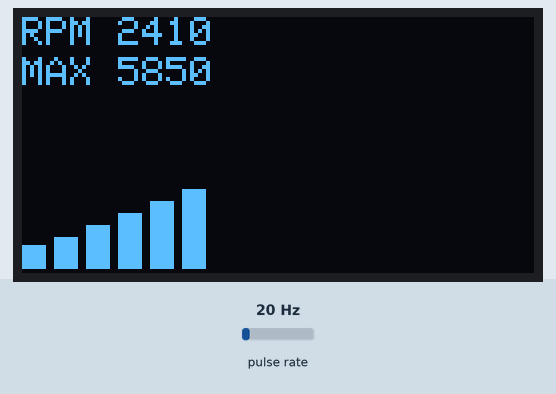
The sketch below on a simulated ESP32. On the bench: 128×64 one-colour display. Wiring (inferred from the names in the program): pulse sensor: data GPIO 27. The test bench sets the inputs (shaded band); at power-on: pulse rate 20 Hz. What the sketch prints to the serial monitor is not drawn.

Above: at 4.2 s.
4.3 s: pulse rate (sensor on GPIO 27) set to 4 Hz
At 6.1 s:
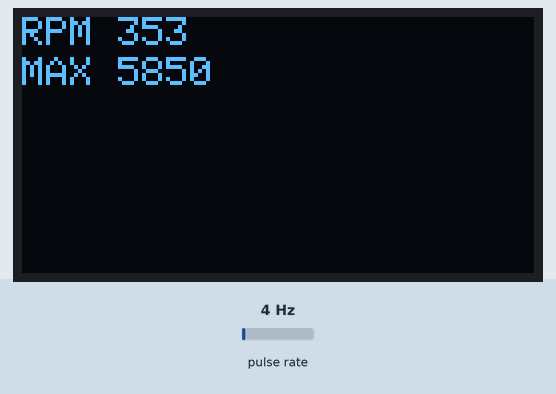
7.3 s: pulse rate (sensor on GPIO 27) set to 50 Hz
At 7.68 s:
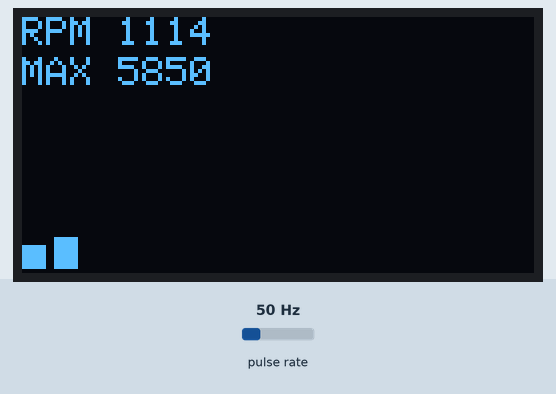
9.0 s: pulse rate (sensor on GPIO 27) set to 100 Hz
At 11.18 s:
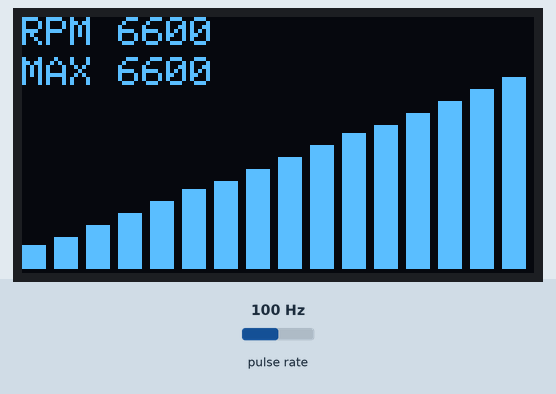
Timing chart, 0 to 12.7 s (numbered marks = the images above; inputs shaded):
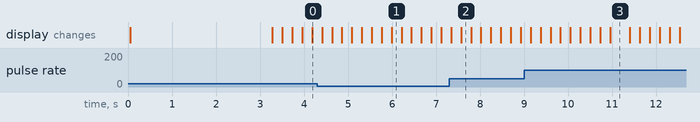

The sketch:

sketch_Medidor_RPM_ESP32_WiFi_Automotivo_v2.ino
```cpp
/*
* Código gerado pelo Chat GPT e refinado conforme as necessidades do projeto em 31/12/2025
https://github.com/marcelovictorio @MarceloVictorio YouTube
Sistema completo de medição de RPM com ESP32, exibindo dados em um display OLED animado e
em um dashboard web automotivo em tempo real, acessível pelo navegador do celular ou PC.

Sensor IR → ESP32 → RPM
              ├─ OLED (VU Meter + RPM)
              └─ Servidor Web
                    ├─ RPM
                    ├─ Barra VU animada
                    ├─ RPM Máx
                    ├─ Status
                    └─ Atualização em tempo real

*/

#include <WiFi.h>
#include <WebServer.h>
#include <ESPmDNS.h>
#include <Wire.h>
#include <Adafruit_GFX.h>
#include <Adafruit_SSD1306.h>

/* ================= CONFIGURAÇÕES ================= */
#define SCREEN_WIDTH 128
#define SCREEN_HEIGHT 64
#define OLED_ADDR 0x3C
#define OLED_RESET -1

#define SENSOR_PIN 27
#define PULSES_PER_REV 1
#define RPM_MAX 6000

const char* ssid = "ESP32-RPM";
const char* password = "12345678";
const char* mdnsName = "esp32-rpm";
/* ================================================= */

Adafruit_SSD1306 display(SCREEN_WIDTH, SCREEN_HEIGHT, &Wire, OLED_RESET);
WebServer server(80);

volatile unsigned long pulseCount = 0;
unsigned long lastCalc = 0;

float rpm = 0;
float rpmSmooth = 0;
float rpmMax = 0;

/* ================= INTERRUPÇÃO ================= */
void IRAM_ATTR countPulse() {
  pulseCount++;
}

/* ================= OLED – VU METER ================= */
void drawVUMeter(int value) {
  int bars = map(value, 0, RPM_MAX, 0, 16);
  bars = constrain(bars, 0, 16);

  int barWidth = 6;
  int spacing = 2;
  int baseY = 63;

  for (int i = 0; i < bars; i++) {
    int h = map(i, 0, 15, 6, 48);
    int x = i * (barWidth + spacing);
    display.fillRect(x, baseY - h, barWidth, h, SSD1306_WHITE);
  }
}

/* ================= OLED – IP / DNS ================= */
void showIPonOLED() {
  display.clearDisplay();
  display.setTextSize(1);
  display.setCursor(0,0);
  display.println("ESP32 RPM");

  display.setCursor(0,14);
  display.print("IP:");
  display.println(WiFi.softAPIP());

  display.setCursor(0,28);
  display.print("DNS:");
  display.println("esp32-rpm.local");

  display.display();
}

/* ================= DASHBOARD AUTOMOTIVO ================= */
String dashboardHTML() {
  return R"rawliteral(
<!DOCTYPE html>
<html>
<head>
<meta charset="utf-8">
<title>ESP32 RPM</title>
<style>
body {
  background:#0b0b0b;
  color:#f5f5f5;
  font-family:Arial, Helvetica, sans-serif;
  text-align:center;
}
canvas {
  margin-top:20px;
}
.rpm {
  font-size:48px;
  color:#00ff99;
}
.redline {
  color:#ff3333;
}
</style>
</head>

<body>
<h2>CLUSTER DIGITAL</h2>
<canvas id="tacho" width="320" height="220"></canvas>
<div id="rpm" class="rpm">0 RPM</div>

<script>
const canvas = document.getElementById("tacho");
const ctx = canvas.getContext("2d");
const RPM_MAX = 6000;

function drawGauge(rpm){
  ctx.clearRect(0,0,320,220);

  ctx.lineWidth = 18;
  ctx.strokeStyle = "#333";
  ctx.beginPath();
  ctx.arc(160,200,130,Math.PI,0);
  ctx.stroke();

  ctx.strokeStyle = "#ff3333";
  ctx.beginPath();
  ctx.arc(160,200,130,Math.PI*1.8,Math.PI*2);
  ctx.stroke();

  let angle = Math.PI + (rpm / RPM_MAX) * Math.PI;
  ctx.strokeStyle = rpm > RPM_MAX*0.8 ? "#ff3333" : "#00ff99";
  ctx.lineWidth = 4;
  ctx.beginPath();
  ctx.moveTo(160,200);
  ctx.lineTo(
    160 + 110 * Math.cos(angle),
    200 + 110 * Math.sin(angle)
  );
  ctx.stroke();
}

setInterval(()=>{
  fetch("/api")
    .then(r=>r.json())
    .then(d=>{
      drawGauge(d.rpm);
      const el = document.getElementById("rpm");
      el.innerText = d.rpm + " RPM";
      el.className = d.rpm > RPM_MAX*0.8 ? "rpm redline" : "rpm";
    });
}, 200);
</script>
</body>
</html>
)rawliteral";
}

/* ================= API ================= */
void handleAPI() {
  String json = "{";
  json += "\"rpm\":" + String((int)rpmSmooth) + ",";
  json += "\"max\":" + String((int)rpmMax) + ",";
  json += "\"rpmMax\":" + String(RPM_MAX);
  json += "}";
  server.send(200, "application/json", json);
}

/* ================= SETUP ================= */
void setup() {
  Serial.begin(115200);

  pinMode(SENSOR_PIN, INPUT_PULLUP);
  attachInterrupt(digitalPinToInterrupt(SENSOR_PIN), countPulse, FALLING);

  Wire.begin(21, 22);
  display.begin(SSD1306_SWITCHCAPVCC, OLED_ADDR);
  display.setTextColor(SSD1306_WHITE);

  WiFi.softAP(ssid, password);

  if (MDNS.begin(mdnsName)) {
    Serial.println("mDNS ativo: esp32-rpm.local");
  }

  Serial.print("IP do ESP32: ");
  Serial.println(WiFi.softAPIP());

  showIPonOLED();
  delay(3000);

  server.on("/", []() {
    server.send(200, "text/html", dashboardHTML());
  });
  server.on("/api", handleAPI);
  server.begin();

  lastCalc = millis();
}

/* ================= LOOP ================= */
void loop() {
  server.handleClient();

  if (millis() - lastCalc >= 200) {
    noInterrupts();
    unsigned long pulses = pulseCount;
    pulseCount = 0;
    interrupts();

    rpm = (pulses * 60.0 * 5) / PULSES_PER_REV;
    rpmSmooth = rpmSmooth * 0.7 + rpm * 0.3;
    if (rpmSmooth > rpmMax) rpmMax = rpmSmooth;

    display.clearDisplay();
    display.setTextSize(1);
    display.setCursor(0,0);
    display.print("RPM ");
    display.print((int)rpmSmooth);

    display.setCursor(0,10);
    display.print("MAX ");
    display.print((int)rpmMax);

    drawVUMeter((int)rpmSmooth);
    display.display();

    lastCalc = millis();
  }
}
```

Measured:
- after the input at 7.3 s, the display: first differs from a run without the input after 0.27 s (image 2)
- what the display in image 3 shows lasts 0.4 s, from 11.0 s to 11.4 s
